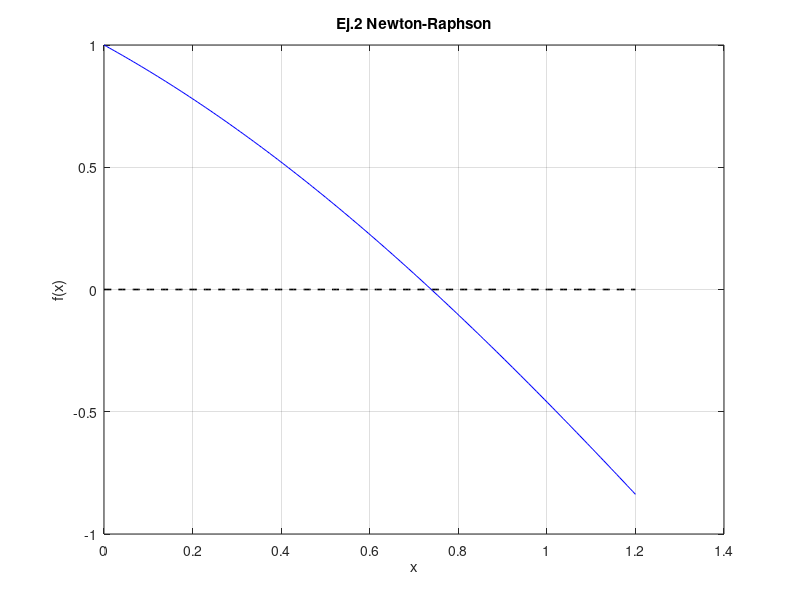

The MATLAB source for this figure:
%% Ejercicio 2 — Newton-Raphson: f(x)=cos(x)-x, x0=0.8
out = getenv('MN_EVID_DIR');
if isempty(out), out = fullfile(fileparts(mfilename('fullpath')), '..', 'evidencias', 'ejercicio_02'); end
if ~exist(out, 'dir'), mkdir(out); end

f = @(x) cos(x) - x;
df = @(x) -sin(x) - 1;
x = 0.8; tol = 1e-8; maxit = 50;

fid = fopen(fullfile(out, 'resultado.txt'), 'w');
fprintf(fid, 'metodo=newton\n');
fprintf(fid, 'x0=%g\n', x);
fprintf(fid, 'i,x,fx,dfx,error\n');
for i = 0:maxit
  fx = f(x); dfx = df(x);
  err = abs(fx);
  fprintf(fid, '%d,%.12f,%.12e,%.12e,%.12e\n', i, x, fx, dfx, err);
  if err < tol, break; end
  x = x - fx/dfx;
end
fprintf(fid, 'raiz=%.12f\n', x);
fprintf(fid, 'iteraciones=%d\n', i);
fclose(fid);

xs = linspace(0, 1.2, 200);
figure('visible', 'off');
plot(xs, f(xs), 'b', xs, zeros(size(xs)), 'k--', 'LineWidth', 1.2);
grid on; title('Ej.2 Newton-Raphson'); xlabel('x'); ylabel('f(x)');
print(fullfile(out, 'octave_grafica.png'), '-dpng', '-r140');
